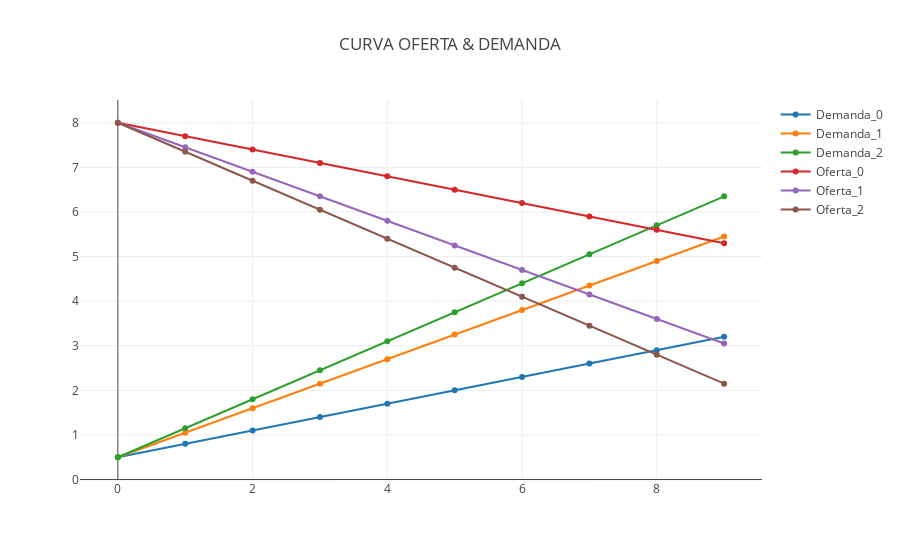

Notebook code for this chart:
### Markdown cell above
**EP ECON**

Ao longo desse trabalho serão apresentados gráficos e no final uma simulação, os gráficos podem são fornecer interação, sinta-se a vontade para exportar, mexer nos eixos, esconder curvas etc.

### Code cell
import plotly.plotly as py
from plotly.offline import init_notebook_mode, iplot
init_notebook_mode(connected=True)

from plotly.graph_objs import Scatter, Layout, Marker
import plotly.graph_objs as go
import random


def oferta_demanda():

    # construir parametrizacao random e printar ela descrita
    # varia de 0 a 10
    gostos = []
    for i in range(3):
        gostos.append(random.randint(0,10))
    gostos = sorted(gostos)
    expectativa = 6

    traces = []
    for b in [0.5, 8]:
        for index, gosto in enumerate(gostos):
            delta = (gosto + expectativa)/20.0
            if b == 8:
                delta = -1*delta
            axis_x = []
            axis_y = []
            for x in range(10):
                axis_x.append(x)
                axis_y.append(b + float(delta*x))

            trace = go.Scatter(
                x=axis_x,
                y=axis_y,
                name = 'Oferta_'+str(index) if b==8 else 'Demanda_'+str(index)
            )
            traces.append(trace)

    fig = {
        "data": [trace for trace in traces],
        "layout": Layout(title="CURVA OFERTA & DEMANDA" )
    }


    iplot(fig)

oferta_demanda()

### Figure 1 — Plotly figure (JSON) as saved in the notebook; plotly's stock layout.template omitted (floating-point values rounded to 4 significant figures)
{"data": [{"name": "Demanda_0", "x": [0, 1, 2, 3, 4, 5, 6, 7, 8, 9], "y": [0.5, 0.8, 1.1, 1.4, 1.7, 2, 2.3, 2.6, 2.9, 3.2], "type": "scatter", "uid": "b99d01e4-8b7a-11e8-9151-0242ac130010"}, {"name": "Demanda_1", "x": [0, 1, 2, 3, 4, 5, 6, 7, 8, 9], "y": [0.5, 1.05, 1.6, 2.15, 2.7, 3.25, 3.8, 4.35, 4.9, 5.45], "type": "scatter", "uid": "b99d063a-8b7a-11e8-9151-0242ac130010"}, {"name": "Demanda_2", "x": [0, 1, 2, 3, 4, 5, 6, 7, 8, 9], "y": [0.5, 1.15, 1.8, 2.45, 3.1, 3.75, 4.4, 5.05, 5.7, 6.35], "type": "scatter", "uid": "b99d08ba-8b7a-11e8-9151-0242ac130010"}, {"name": "Oferta_0", "x": [0, 1, 2, 3, 4, 5, 6, 7, 8, 9], "y": [8, 7.7, 7.4, 7.1, 6.8, 6.5, 6.2, 5.9, 5.6, 5.3], "type": "scatter", "uid": "b99d0b08-8b7a-11e8-9151-0242ac130010"}, {"name": "Oferta_1", "x": [0, 1, 2, 3, 4, 5, 6, 7, 8, 9], "y": [8, 7.45, 6.9, 6.35, 5.8, 5.25, 4.7, 4.15, 3.6, 3.05], "type": "scatter", "uid": "b99d0d42-8b7a-11e8-9151-0242ac130010"}, {"name": "Oferta_2", "x": [0, 1, 2, 3, 4, 5, 6, 7, 8, 9], "y": [8, 7.35, 6.7, 6.05, 5.4, 4.75, 4.1, 3.45, 2.8, 2.15], "type": "scatter", "uid": "b99d0fc2-8b7a-11e8-9151-0242ac130010"}], "layout": {"title": "CURVA OFERTA & DEMANDA"}}
